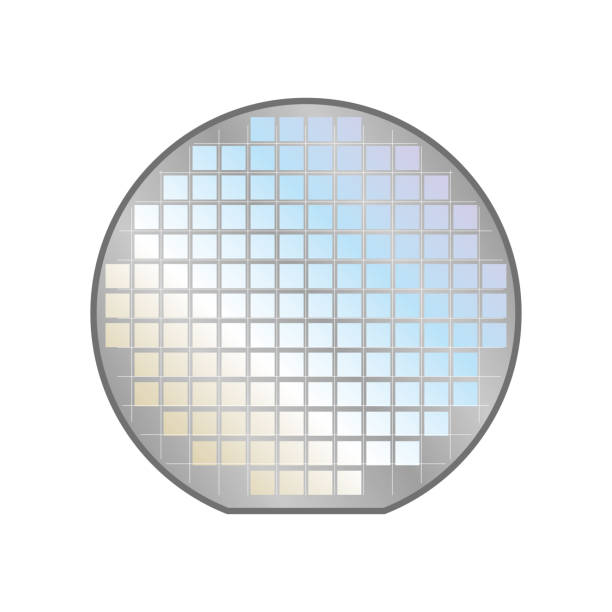
#> input picture testcode/wafer.jpg, 612 x 612 px
$ python cvwafer.py
#> lines starting #> are read from the running program, lines starting #| are printed output that depends on the picture; after the words box and inside, x2 and y2 are one past the last pixel; in counts of white or black regions, pixels touching at a corner belong together
import numpy as np
import cv2
import matplotlib.pyplot as plt

image = cv2.imread('wafer.jpg')
#> image is the input picture: shape (612, 612, 3); mean B, G, R 238.1, 236.6, 233.9

image_gray = cv2.cvtColor(image,cv2.COLOR_BGR2GRAY)
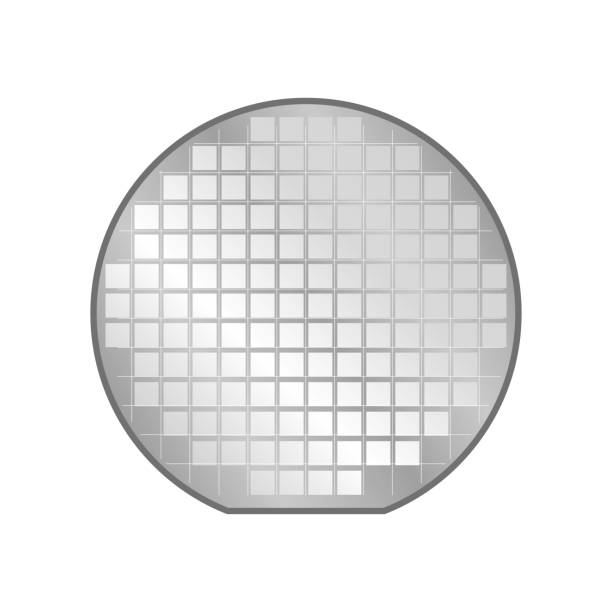
#> image_gray: shape (612, 612); min 87, max 255, mean 236

image_blurred = cv2.medianBlur(image_gray,3)

# image_thresh = cv2.threshold(image_blurred,200,255,cv2.THRESH_BINARY)[1]
image_thresh = cv2.adaptiveThreshold(image_blurred,255,cv2.ADAPTIVE_THRESH_GAUSSIAN_C,\
            cv2.THRESH_BINARY,15,2)
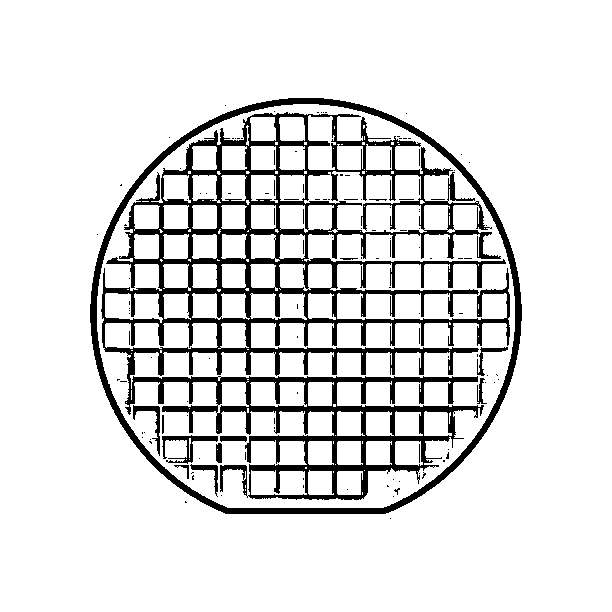
#> image_thresh: shape (612, 612); 88% white; 132 black regions (119 under 20 px)

contours, _ = cv2.findContours(image_thresh.copy(), cv2.RETR_TREE, cv2.CHAIN_APPROX_SIMPLE)
#> contours = 304 contours, 218 with area under 20; largest, box (x1, y1, x2, y2) and area: (0, 0, 612, 612) 373321, (89, 97, 523, 515) 145135, (97, 104, 515, 508) 135550, (100, 111, 511, 501) 74297, (105, 323, 218, 349) 2278

edges = cv2.Canny(image_thresh,50,150,apertureSize=3)
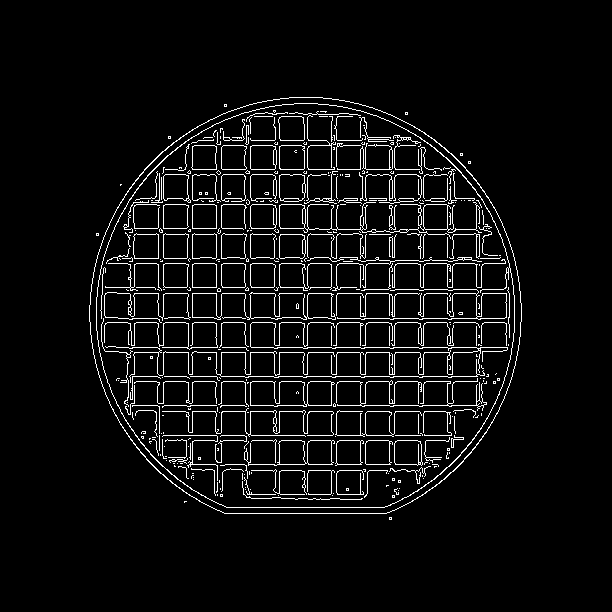
#> edges: shape (612, 612); 5.4% white in thin lines or dots, all inside (x1, y1, x2, y2) = (89, 97, 522, 520)

lines = cv2.HoughLinesP(edges,1,np.pi/180,200)
#> lines = 104 rows, first 6: [116, 347, 128, 347], [480, 347, 507, 347], [337, 405, 361, 405], [134, 293, 158, 293], [331, 141, 331, 121], [190, 376, 216, 376]

image2 = image.copy()

lines_list =[]
lines = cv2.HoughLinesP(
            edges, # Input edge image
            0.1, # Distance resolution in pixels
            np.pi/180, # Angle resolution in radians
            threshold=100, # Min number of votes for valid line
            minLineLength=5, # Min allowed length of line
            maxLineGap=10 # Max allowed gap between line for joining them
            )
#> lines = 77 rows, first 6: [90, 293, 520, 293], [331, 513, 331, 98], [90, 322, 520, 322], [110, 405, 500, 405], [126, 381, 510, 381], [92, 347, 518, 347]

# Iterate over points
for points in lines:
      # Extracted points nested in the list
    x1,y1,x2,y2=points[0]
    # Draw the lines joing the points
    # On the original image
    cv2.line(image2,(x1,y1),(x2,y2),(0,255,0),2)
    # Maintain a simples lookup list for points
    lines_list.append([(x1,y1),(x2,y2)])
#> this loop made 77 passes
#> (x1, y1, x2, y2) on passes 1 to 12: (90, 293, 520, 293), (331, 513, 331, 98), (90, 322, 520, 322), (110, 405, 500, 405), (126, 381, 510, 381), (92, 347, 518, 347), (95, 263, 515, 263), (192, 475, 192, 129), (126, 376, 488, 376), (119, 352, 482, 352), (336, 513, 336, 99), (279, 513, 279, 99)
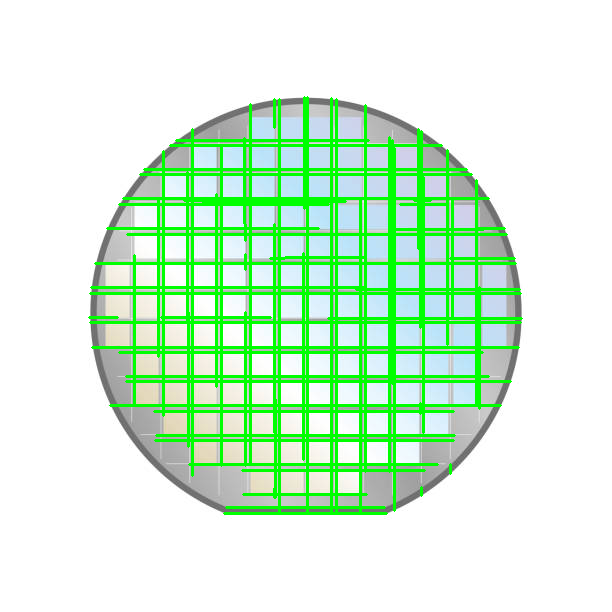
#> image2: shape (612, 612, 3); 11.7% of pixels changed, all inside (x1, y1, x2, y2) = (88, 96, 523, 515)
#> after the loop, lines_list = 77 items


# Loop over the contours
for contour in contours:
    # Approximate the contour
    peri = cv2.arcLength(contour, True)
    approx = cv2.approxPolyDP(contour, 0.08 * peri, True)

    # If the approximated contour has 4 vertices
    if len(approx) == 4:
        # Get bounding box and aspect ratio
        x, y, w, h = cv2.boundingRect(approx)
        aspect_ratio = float(w) / h

        # Draw the rectangle
        cv2.drawContours(image, [approx], -1, (0,255,0),2)
#> this loop made 304 passes
#> (peri, approx, x, y, w, h, aspect_ratio) on passes 1 to 8: (2444, [[0, 0], [0, 611], [611, 611], [611, 0]], 0, 0, 612, 612, 1), (5.66, [[389, 518], [390, 517], [391, 518], [390, 519]], 389, 517, 3, 3, 1), (9.07, [[184, 501], [185, 500], [187, 502], [185, 503]], 184, 500, 4, 4, 1), (5.66, [[96, 234], [97, 233], [98, 234], [97, 235]], 96, 233, 3, 3, 1), (9.07, [[121, 183], [122, 185], [120, 186], [119, 185]], 119, 183, 4, 4, 1), (5.66, [[468, 162], [469, 161], [470, 162], [469, 163]], 468, 161, 3, 3, 1), (5.66, [[460, 154], [461, 153], [462, 154], [461, 155]], 460, 153, 3, 3, 1), (5.66, [[168, 137], [169, 136], [170, 137], [169, 138]], 168, 136, 3, 3, 1)
#> (peri, x, y, w, h, aspect_ratio) on passes 63, 64, 65, 66, 68, 69: (186.7, 133, 404, 28, 53, 0.528), (5.66, 186, 400, 3, 3, 1), (5.66, 493, 381, 3, 3, 1), (5.66, 484, 381, 3, 3, 1), (5.66, 497, 378, 3, 3, 1), (11.07, 116, 378, 5, 4, 1.25)
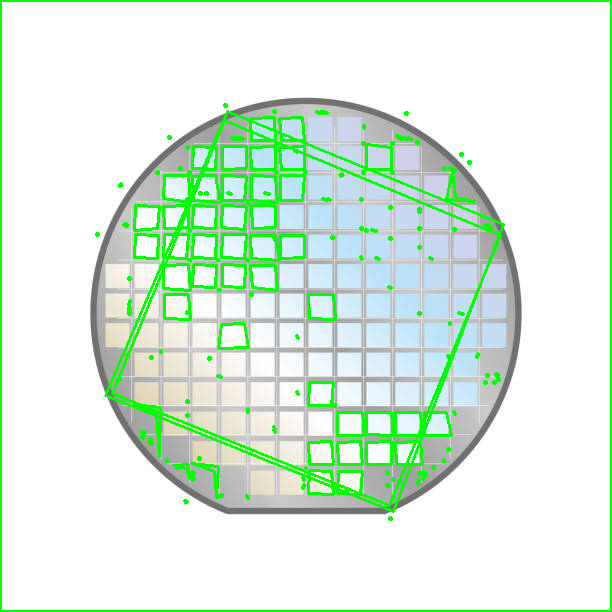
#> image: shape (612, 612, 3); 6.76% of pixels changed, all inside (x1, y1, x2, y2) = (0, 0, 612, 612)

plt.figure(figsize=(20,8))

plt.subplot(1,3,1)
plt.imshow(image_thresh)
plt.title('Threshed image')
plt.axis('off')

plt.subplot(1,3,2)
plt.imshow(image)
plt.title('Detected rectangles')
plt.axis('off')


plt.subplot(1,3,3)
plt.imshow(image2)
plt.title('Detected lines')
plt.axis('off')

plt.show()
#> figure, not shown here; B, G, R data is drawn as R, G, B
